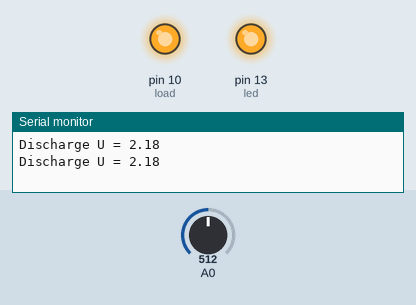
Recording of a sketch running on a simulated Arduino Uno, built with avr-gcc and run on an emulated ATmega328P. On the bench: output pins drawn as LEDs (lit = HIGH), the last lines printed to the serial monitor. Inputs (shaded band) come from the test bench; at power-on: A0 = 512.

Above: at 11.3 s.
11.4 s: A0 set to 254
22.0 s: A0 set to 218
At 31.8 s:
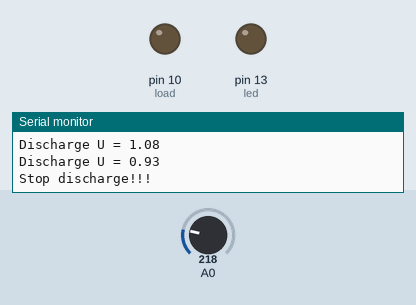
Timing chart, 0 to 33.3 s (numbered marks = the images above; inputs shaded):
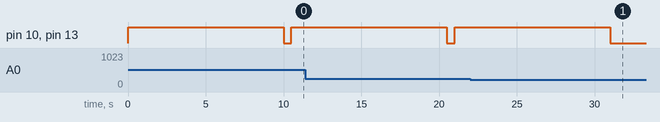

The sketch:

batterymeter_v2_if.ino
```cpp
int u = 0; // переменная для числа пребразования 0-1023
float u_in = 0.0; // переменная для напряжения
int load = 10; // пин для нагрузки
int led = 13; // светодиод индикации включения нагрузки
float Voff = 1.00; // напряжение выключения

void setup() {
  Serial.begin(9600);
  analogReference(INTERNAL);/* используем внутренний источник опорного
   напряжения 1.1 В, максимальное входное напрядение на А0 не должно превышать
   напряжение внутреннего ИОН */
  pinMode(A0,INPUT);// A0 - аналоговый вход
  pinMode(load,OUTPUT);// 10 - вЫход для включения транзистора
  pinMode(led,OUTPUT);// 13 - светодиод индикации
}

void loop() {
  Serial.print("Discharge ");
  Serial.print("U = ");
  u = analogRead(A0); // измерение по входу А0
  u_in = (u * 4.35) / 1023; // пересчет измерения в вольты (на Uвх = 5 В)
  Serial.println(u_in);


if (u_in < Voff)
{
Serial.println("Stop discharge!!!");
}
else
{
 digitalWrite(load, HIGH);   // turn the LED on (HIGH is the voltage level)
 digitalWrite(led, HIGH);
  delay(10000);                       // wait for a 5 second
  digitalWrite(load, LOW);// turn the LED off by making the voltage LOW
  digitalWrite(led, LOW);
}

  delay(500);


}
```

Measured:
- the behaviour switches between 236 and 235 on A0 (found by bisection; images 0 and 1)
- after the input at 22.0 s, pin 10 (load), pin 13 (led): goes on until 31.0 s, then stays LOW
